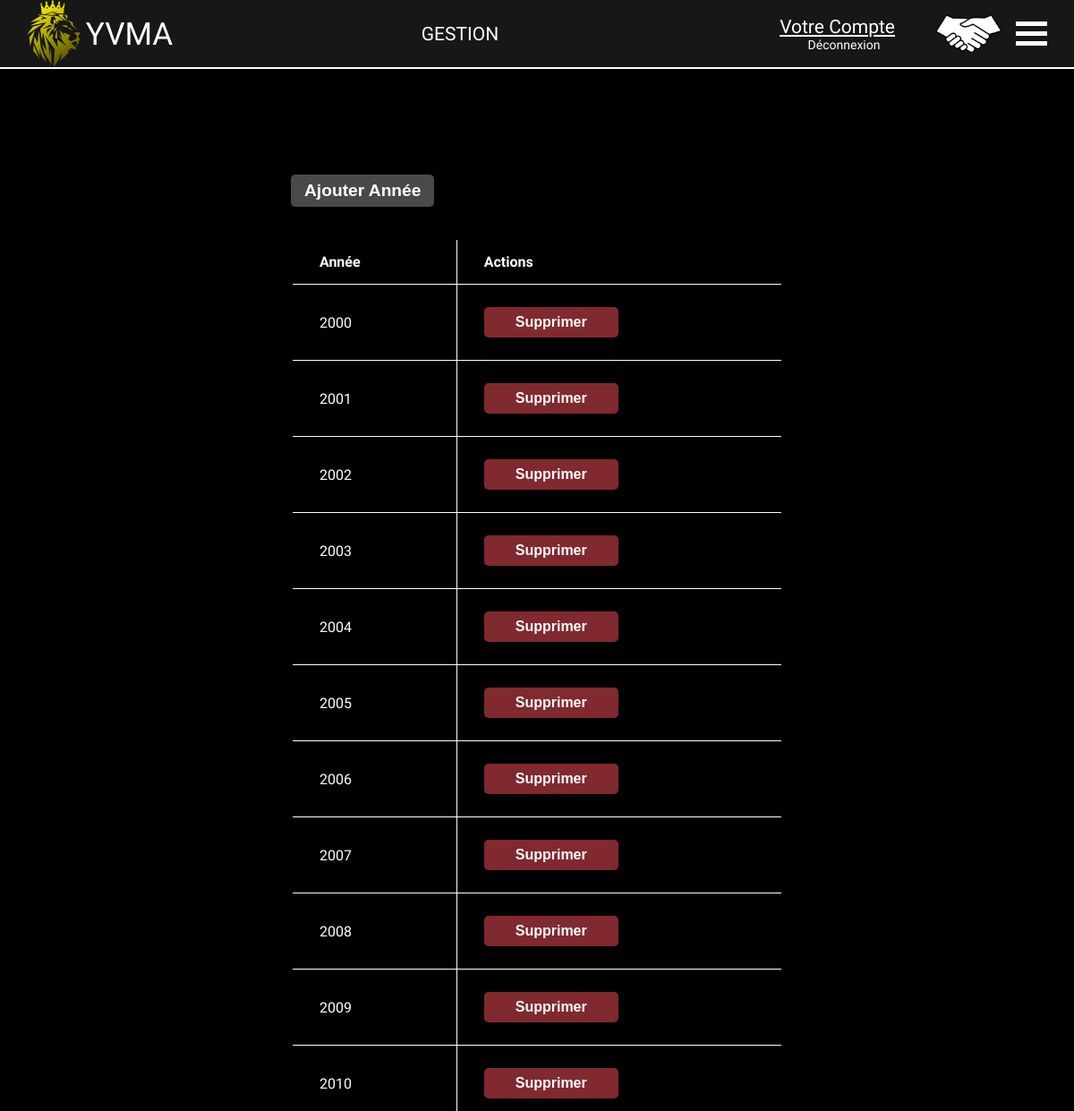
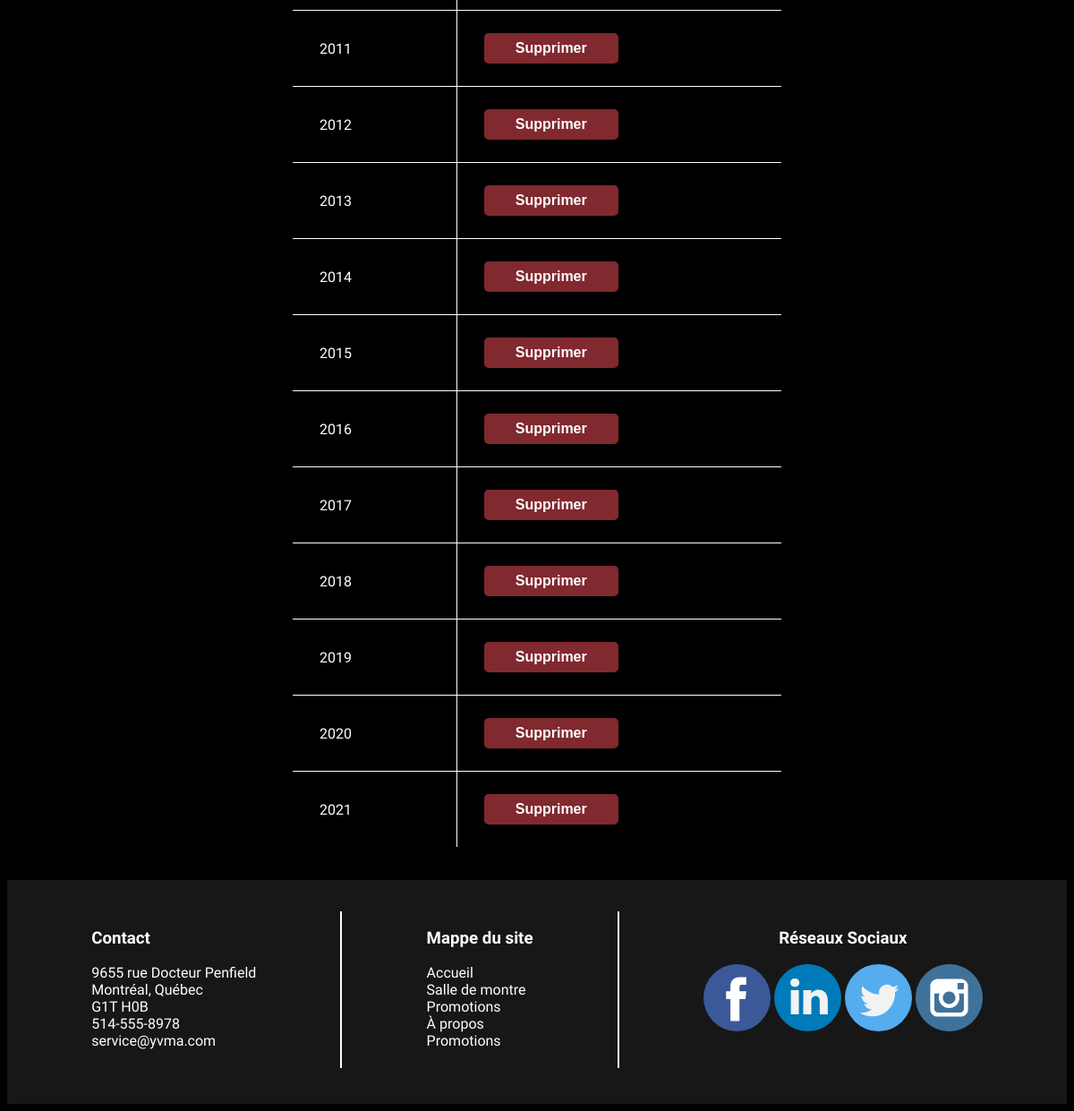
Screenshot of /VEHICULES_DOCCASION_INC/index.php?Voiture&action=ListeAnnee (signed in) with the database file from the repository (2 pictures, top to bottom).
### tables this page shows
CREATE TABLE annee (
	annee year NOT NULL,
	visibilite BOOLEAN NOT NULL,	
	PRIMARY KEY(annee)
);

### VEHICULES_DOCCASION_INC/index.php (called while the page is built, shortened)
<?php
    function mon_autoloader($classe) {
        $repertoires = array(RACINE . "controleurs/",
						RACINE . "modeles/",
						RACINE . "vues/");
        foreach ($repertoires as $rep) {
            if (file_exists($rep . $classe . ".php")) {
                return;
            }
        }
    }
	Routeur::route();
?>

### VEHICULES_DOCCASION_INC/modeles/TemplateDAO.php (called while the page is built, shortened)
<?php
	abstract class TemplateDAO {
		protected $connexion;
		public function __construct() {
			$this->connexion = new PDO("mysql:host=localhost;dbname=concessionnaire", "root", "");
			$this->connexion->exec("SET NAMES'UTF8'");
		}
        public function obtenir_tous($nomTable) {
            $requete = "SELECT * FROM $nomTable WHERE $nomTable.visibilite = 1";
            $resultats = $this -> connexion -> query($requete);
            $resultats -> execute();
            return $resultats -> fetchAll(PDO::FETCH_ASSOC);
        }
	}
?>

### VEHICULES_DOCCASION_INC/vues/ListeAnneeAdmin.php (the view, shortened to what this page needs)
<section class="yu-section">
    <div class="yu-table-groupeMP yu-btn-ajouter-container">
    <button class="yu-btn-ajouter">Ajouter Année</button>
    </div>
    <table class="yu-table yu-table-groupeMP">
        <thead>
            <tr>
                <th>Année</th>
                <th>Actions</th>
            </tr>
        </thead>
    <tbody>
    <?php foreach ($data as $annee) { ?>
        <tr>
            <td data-js-idAnnee><?= $annee["annee"]?></td>
            <td><button class="yu-btn-supprimer yu-btn">Supprimer</button></td>
        </tr>
    <?php }?>
    </tbody>
    </table>
</section>

### VEHICULES_DOCCASION_INC/assets/styles/styles.css (style rules this page uses)
* { color: white; }
body { max-width: 100%; margin-top: calc(75px - 30px); box-sizing: border-box; font-family: 'Overpass', sans-serif; overflow-x: hidden; }
button { -webkit-appearance: none; -moz-appearance: none; border: none; border-radius: 0; cursor: pointer; outline: none; padding: .5em 20px; transition: background-color .3s ease; width: fit-content; }
table { border-collapse: collapse; }
table, tr, th, td { border: solid 1px black; }
th, td { padding: 15px 30px; text-align: left; }

### VEHICULES_DOCCASION_INC/assets/styles/admin.css (style rules this page uses)
body { background-color: black; background-size: cover; background-attachment: fixed; background-position-y: 75px; overflow-x: hidden; }
.yu-btn-ajouter { color: white; padding: 7px 15px; background: rgba(73, 73, 73, 1); border-radius: 5px; box-shadow: 0 0 8px 1px rgb(0 0 0 / 70%); max-width: 1024px; margin: 70px 0 0 0; font-size: 1.2em; font-weight: 600; text-align: center; }
.yu-btn-supprimer { background: #80292F; width: 150px; margin: 10px auto; border-radius: 5px; box-shadow: 0 0 8px 1px rgb(0 0 0 / 70%); font-size: 1em; font-weight: 600; }
.yu-table, .yu-table th, .yu-table td { border: 1px solid white; border-collapse: collapse; color: white; }
.yu-table { width: 100%; max-width: 100%; margin: 70px auto; background: rgba(0, 0, 0, 0.9); box-shadow: 0 0 16px 15px rgba(0, 0, 0, 0.7); border: 2px solid rgba(0, 0, 0, 0); }
.yu-table-groupeMP { max-width: 550px; margin: 35px auto; }
.yu-btn-ajouter-container { padding-top: 80px; }

### rows the page displays
annee: annee "2000"
annee: annee "2001"
annee: annee "2002"
annee: annee "2003"
annee: annee "2004"
annee: annee "2005"
annee: annee "2006"
annee: annee "2007"
annee: annee "2008"
annee: annee "2009"
annee: annee "2010"
annee: annee "2011"
annee: annee "2012"
annee: annee "2013"
annee: annee "2014"
annee: annee "2015"
annee: annee "2016"
annee: annee "2017"
annee: annee "2018"
annee: annee "2019"
annee: annee "2020"
annee: annee "2021"
